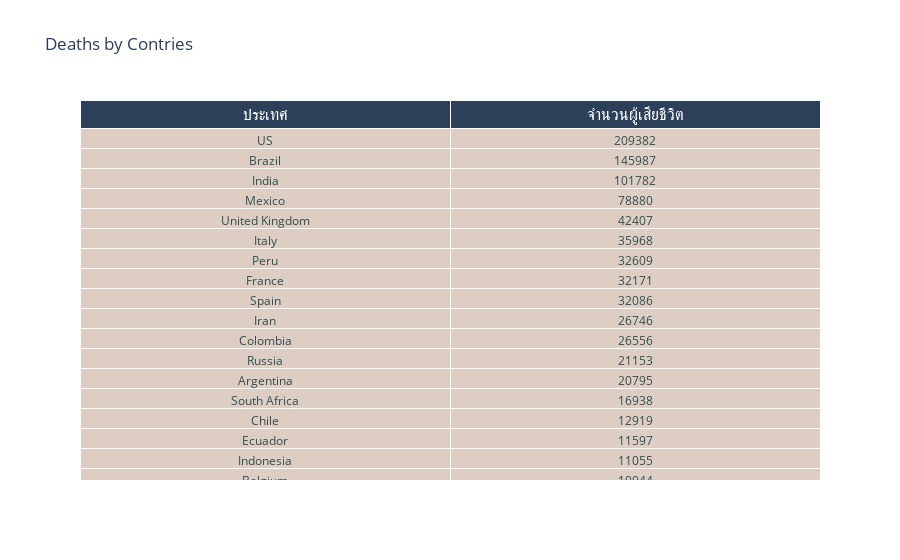

Source (notebook cell):
### Markdown cell above
เมื่อได้รับ output ออกมาพบว่า ประเทศที่ยอดผู้เสียชีวิตมากที่สุดคือ US , Brazil และยอดผู้เสียชีวิตของประเทศไทยอยู่ที่ 59 คน
    จึงได้ทำการนำเสนอในรูปแบบตาราง :
    
 ### Deaths by Contries

### Code cell
#จำนวนผู้เสียชีวิตในแต่ละประเทศ พบว่าประเทศไทยอยู่อันดับที่ 59 และ ประเทศที่มีอันดับผู้เสียชีวิตมากที่สุดคือ US และ India
headerColor = 'grey'
rowEvenColor = 'lightgrey'
rowOddColor = 'white'

fig = go.Figure(data=[go.Table(
  header=dict(
    values=['ประเทศ','จำนวนผู้เสียชีวิต'],
    line_color='white',
    fill_color='#2d4059',
    align=['center','center'],
      
    font=dict(color='white', size=16)
  ),
  cells=dict(
    values=[
      Data_country['country'],
      Data_country['deaths'],
      ],
    line_color='white',
    fill_color='#decdc3',
    align = ['center', 'center'],
    font = dict(color = 'darkslategray', size = 12)
    ))
])
fig.update_layout(
    title='Deaths by Contries',
)
fig.show()

### Figure 1 — Plotly figure (JSON) as saved in the notebook; plotly's stock layout.template omitted (floating-point values rounded to 4 significant figures; data arrays with more than 128 entries replaced by an {"elided": "..."} marker saying what was removed)
{"data": [{"cells": {"align": ["center", "center"], "fill": {"color": "#decdc3"}, "font": {"color": "darkslategray", "size": 12}, "line": {"color": "white"}, "values": {"elided": "2x188 mixed values"}}, "header": {"align": ["center", "center"], "fill": {"color": "#2d4059"}, "font": {"color": "white", "size": 16}, "line": {"color": "white"}, "values": ["ประเทศ", "จำนวนผู้เสียชีวิต"]}, "type": "table"}], "layout": {"title": {"text": "Deaths by Contries"}}}
